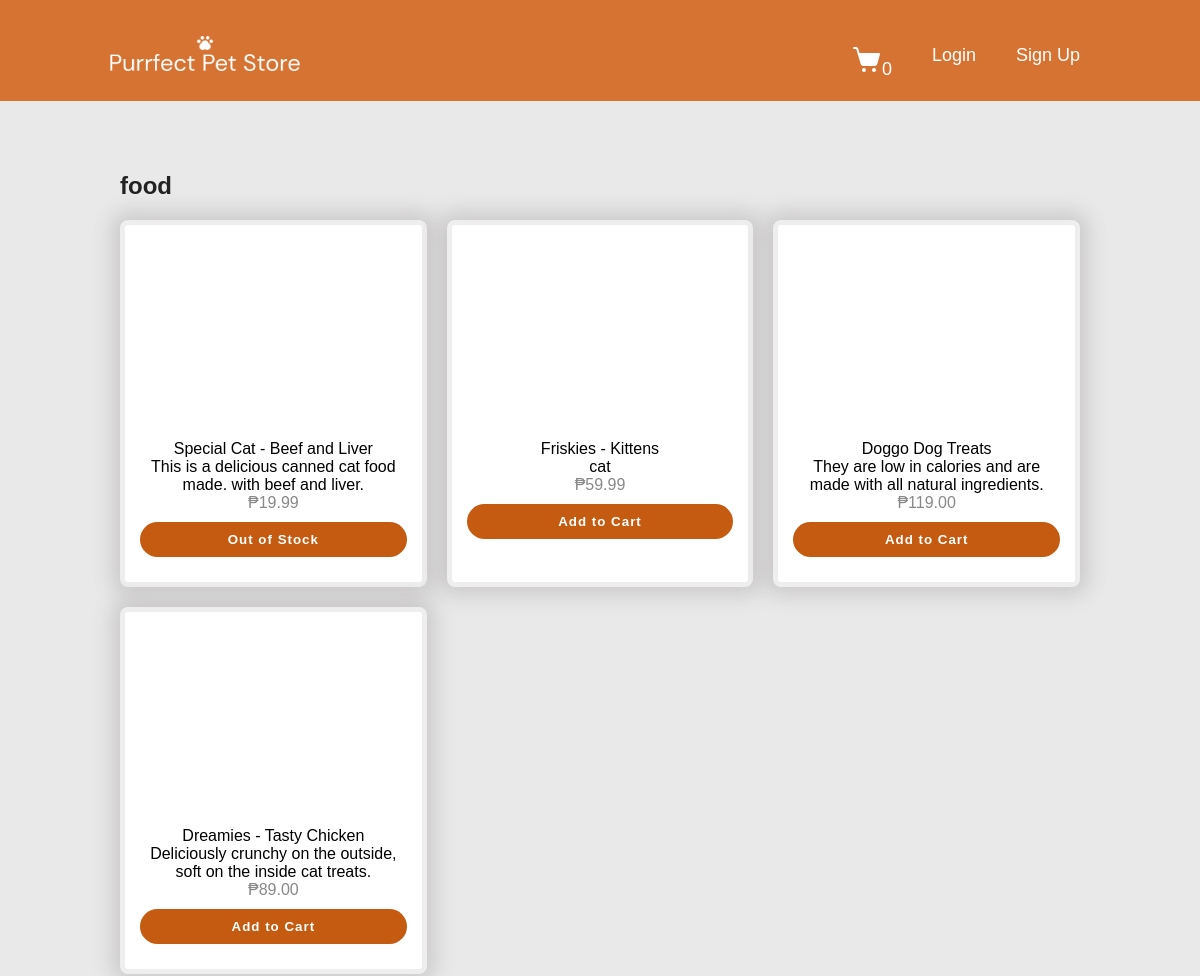
The page /products.php (upper part) on the database as committed earlier.
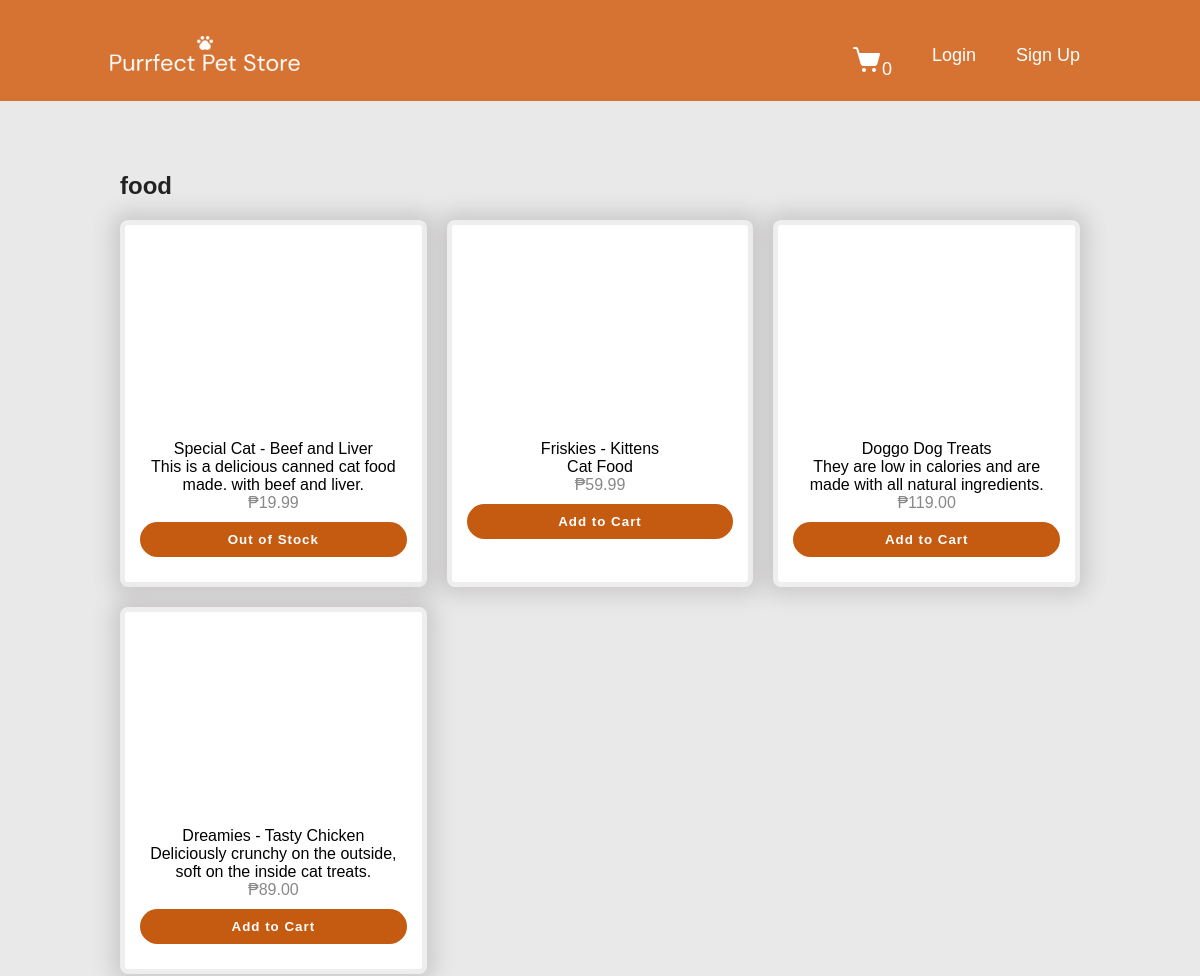
The same page on the database as committed later.
### tables this page shows
CREATE TABLE `stocks` (
  `stock_id` int NOT NULL AUTO_INCREMENT,
  `product_id` int NOT NULL,
  `quantity` int NOT NULL,
  `last_updated` timestamp NULL DEFAULT CURRENT_TIMESTAMP ON UPDATE CURRENT_TIMESTAMP,
  PRIMARY KEY (`stock_id`),
  KEY `fk_product_id_new` (`product_id`),
  CONSTRAINT `fk_product_id_new` FOREIGN KEY (`product_id`) REFERENCES `products` (`product_id`) ON DELETE CASCADE,
  CONSTRAINT `stocks_ibfk_1` FOREIGN KEY (`product_id`) REFERENCES `products` (`product_id`)
);

CREATE TABLE `products` (
  `product_id` int NOT NULL AUTO_INCREMENT,
  `image_url` varchar(255) NOT NULL,
  `product_name` varchar(70) NOT NULL,
  `product_desc` varchar(255) NOT NULL,
  `product_price` decimal(10,2) NOT NULL,
  `product_group` varchar(50) NOT NULL,
  PRIMARY KEY (`product_id`)
);

### products.php (the view, shortened to what this page needs)
<?php
include 'database.php';
$sql = "SELECT products.*, stocks.quantity AS stock_quantity FROM products INNER JOIN stocks ON products.product_id = stocks.product_id";
$result = mysqli_query($conn, $sql);
$productsByGroup = [];
while ($row = mysqli_fetch_assoc($result)) {
    $productsByGroup[$row['product_group']][] = $row;
}
?>
<!DOCTYPE html>
<html>
<head>
    <link rel="stylesheet" href="style.css">
</head>
<body>
<section class="products">
<header>
    <a href="home.php"><img src="images/Background/logo.png" class="logo"></a>
    <div class="nav-bar">
        <ul class="navigation">
            <?php
            $itemCnt = array_sum($_SESSION['cart']);
            if (isset($_SESSION['user_id'])): ?>
            <?php
               echo "<li><a href='shoppingcart.php'><img><span id='itemCount'>$itemCnt</span></a></li>";
                ?>
                <li><a href="orderspage.php">My Orders</a></li>
                <li><a href="orderhistory.php">Order History</a></li>
                <li><a href="home.php">Home</a></li>
                <li><a href="products.php">Products</a></li>
                <li><a href="settings.php">User Settings</a></li>
                <li><a href="bookappointment.php">Book an Appointment</a></li>
					<li><a href="userviewappointment.php">My Appointments</a></li>
                <li><a href="#" onclick="logoutAlert()">Log Out</a></li>
            <?php else: ?>
                <?php
               echo "<li><a href='shoppingcart.php'><img><span id='itemCount'>$itemCnt</span></a></li>";
                ?>
                <li><a href="login.php">Login</a></li>
                <li><a href="registration.php">Sign Up</a></li>
            <?php endif; ?>
        </ul>
    </div>
</header>
    <div class="category category-1">
        </div>
        <?php foreach ($productsByGroup as $group => $products): ?>
            <div class="header-title">
                <h1><?php echo htmlspecialchars($group); ?></h1>
            </div>
            <div class="grid-container">
                <?php foreach ($products as $product): ?>
                    <div class="product-card">
                        <div class="product-image" style="background-image: url('<?php echo $product['image_url']; ?>');"></div>
                        <div class="product-details">
                            <div class="product-name"><?php echo $product['product_name']; ?></div>
                            <div class="product-description"><?php echo $product['product_desc']; ?></div>
                            <div class="product-price">₱<?php echo $product['product_price']; ?></div>
                            <?php
                            if ($product['stock_quantity'] == 0) {
                                echo "<button class='add-to-cart' disabled>Out of Stock</button>";
                            } else {
                                echo "<button class='add-to-cart' onclick='addToCart({$product['product_id']}, \"{$product['product_name']}\", \"{$group}\", {$product['product_price']})'>Add to Cart</button>";
                            }
                            ?>
                        </div>
                    </div>
                <?php endforeach; ?>
            </div>
        <?php endforeach; ?>
</section>
</body>
</html>

### style.css (style rules this page uses)
* { margin: 0; padding: 0; box-sizing: border-box; font-family: 'Poppins', sans-serif; }
section { position: relative; width: 100%; min-height: 100vh; padding: 100px; display: flex; justify-content: space-between; align-items: center; background-image: url('./images/Background/gen.png'); background-size: cover; background-position: center; }
header { position: absolute; top: 0; left: 0; width: 100%; padding: 40px 100px; display: flex; justify-content: space-between; align-items: center; }
header .logo { position: relative; max-width: 190px; bottom: 12px; left: 10px; z-index: 1; }
.nav-bar:before { background: #d67332; width: 100%; height: 75%; position: absolute; top: 0; left: 0; content: ""; }
header .navigation { position: relative; display: flex; top: -5px; }
header .navigation li { list-style: none; display: inline-block; margin: 10px 20px; position: relative; }
header .navigation li a { text-decoration: none; color: #fff; font-size: 18px; font-weight: 450; }
header .navigation li a:not(.auth-button)::after { content: ''; height: 3px; width: 0; background: white; position: absolute; left: 0; bottom: -10px; transition: 0.5s; }
.products { background-color: #e9e9e9; background-image: none; position:relative; width: 100%; }
.grid-container { display: grid; grid-template-columns: repeat(auto-fill, minmax(300px, 1fr)); gap: 20px; padding: 20px; margin-bottom: 1.5rem; }
.product-card { border: 5px solid #eee; border-radius: 8px; overflow: hidden; box-shadow: 0px 0px 20px 8px rgba(114 105 105 / 24%); background-color: white; text-align: center; cursor: pointer; -webkit-transition-duration: 0.3s; transition-duration: 0.3s; -webkit-transition-property: transform; transition-property: transform; }
.product-image { width: 100%; height: 200px; background-size: cover; background-position: center; }
.product-details { padding: 15px; }
.product-price { font-size: 1rem; color: #888; margin-bottom: 10px; }
.add-to-cart { background-color: #C55A11; color: #fff; border: none; padding: 10px 20px; border-radius: 40px; margin-bottom: 10px; letter-spacing: 1px; font-weight: 600; width: 100%; cursor: pointer; transition: background-color 0.3s ease; }
.products { display: inline-block; }
.category { padding-top: 4.5rem; }
h1 { color: #222; margin-left: 20px; }

Rows that differ between the two databases and show on the page:
changed through a linked row, stocks "Friskies - Kittens": product.product_desc "cat" → "Cat Food"
